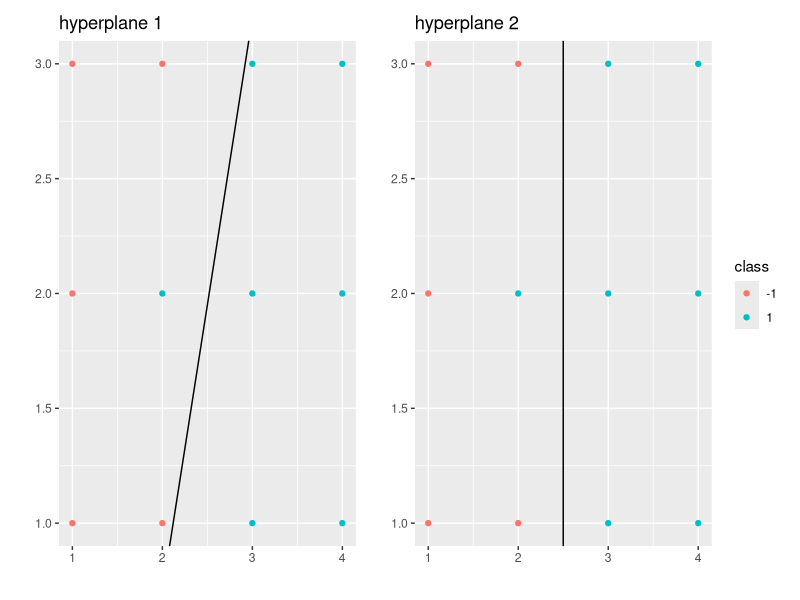
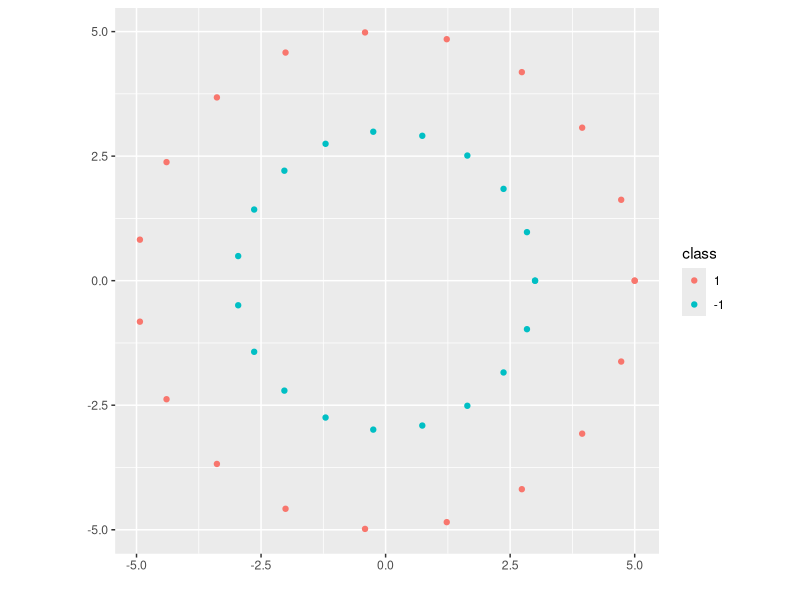

Source code (R) for these figures, in order: (Note: this script raises an error after producing the figures.)
## ---- chunk 1
library(tidyverse)
library(patchwork)
example = data.frame(x = rep(1:4, each = 3),
                     y = rep(1:3, 4), 
                     cols = rep(c(-1,1), each=6))
example$cols[5] = 1
p1 = example %>% ggplot() +
  geom_point(aes(x, y, color = factor(cols))) +
  geom_abline(intercept = -4.3, slope = 2.5, color = "black") + 
  labs(x="", y="", color = "class") +
  ggtitle("hyperplane 1")

p2 = example %>% ggplot() +
  geom_point(aes(x, y, color = factor(cols))) +
  geom_vline(aes(xintercept = 2.5), color = "black") + 
  labs(x="", y="", color = "class") +
  ggtitle("hyperplane 2")

p1+p2 + plot_layout(guides = "collect")
## ---- chunk 2
radius1 <- 5
radius2 <- 3
center_x <- 0
center_y <- 0
num_points <- 20

theta <- seq(0, 2 * pi, length.out = num_points)
x1 <- center_x + radius1 * cos(theta)
y1 <- center_y + radius1 * sin(theta)
x2 <- center_x + radius2 * cos(theta)
y2 <- center_y + radius2 * sin(theta)
circle_points <- data.frame(x1, y1, x2, y2)

ggplot(circle_points) +
  geom_point(aes(x1, y1, col=factor(1))) +
  geom_point(aes(x2, y2, col=factor(-1))) +
  coord_fixed() + 
  labs(x="", y="", color = "class")
## ---- chunk 3
knitr::include_graphics("./figures/RKHS.png")
## ---- chunk 4
radius1 <- 5
radius2 <- 3
center_x <- 0
center_y <- 0
num_points <- 20

theta <- seq(0, 2 * pi, length.out = num_points)
x1 <- center_x + radius1 * cos(theta)
y1 <- center_y + radius1 * sin(theta)
x2 <- center_x + radius2 * cos(theta)
y2 <- center_y + radius2 * sin(theta)
circle_points <- data.frame(x1, y1, x2, y2,
                            cols1 = rep(1, num_points),
                            cols2 = rep(-1, num_points))
circle_points$cols1[c(5,10)] = c(-1,-1)

ggplot(circle_points) +
  geom_point(aes(x1, y1, col=factor(cols1))) +
  geom_point(aes(x2, y2, col=factor(cols2))) +
  coord_fixed() + 
  labs(x="", y="", color = "class")
